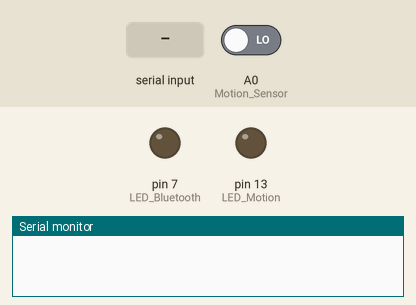
The sketch below on a simulated Arduino Uno, built with avr-gcc and run on an emulated ATmega328P. Shown: output pins drawn as LEDs (lit = HIGH), the last lines printed to the serial monitor. Inputs (shaded band) come from the test bench; at power-on: A0 (Motion_Sensor) LOW.

Above: at 1.2 s.
1.3 s: "1" received over Serial
At 2.5 s:
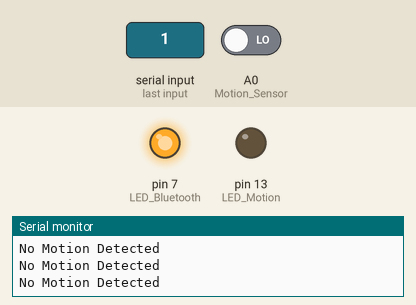
2.8 s: A0 (Motion_Sensor) driven HIGH
At 3.9 s:
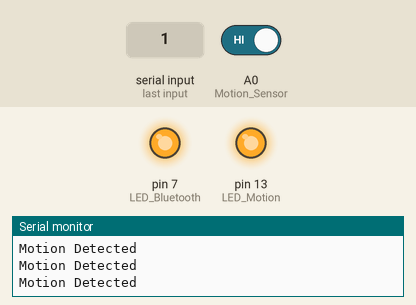
4.3 s: "0" received over Serial
At 5.0 s:
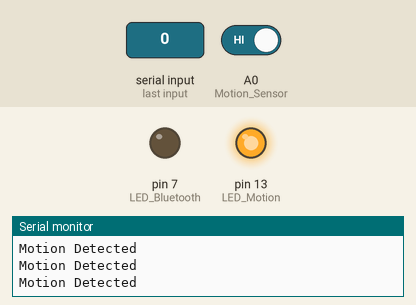
Timing chart, 0 to 7.3 s (numbered marks = the images above; inputs shaded):
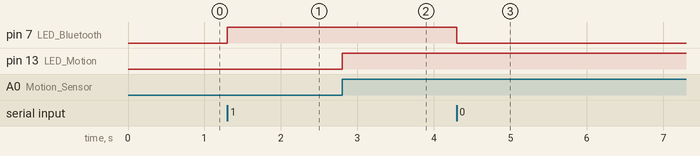

The sketch:

Midterm_Final_Program.ino
```cpp
int LED_Bluetooth = 7; // led pin
int info = 0;  // variable for the information comming from the bluetooth module

int LED_Motion = 13;                // choose the pin for the LED
int Motion_Sensor = A0;               // choose the input pin (for PIR sensor)

void setup() {
  Serial.begin(9600); // making serial connection
  pinMode(LED_Bluetooth, OUTPUT);    // defining LED pin
  digitalWrite(LED_Bluetooth, LOW);  // once the programm starts, it's going to turn of the led, as it can be missleading.

  pinMode(LED_Motion, OUTPUT);      // declare LED as output
  pinMode(Motion_Sensor, INPUT);     // declare sensor as input
}

void loop() {
  if(Serial.available() > 0){  // if there is any information comming from the serial lines...
    info = Serial.read();  // ...than store it into the "info" variable
  }
  if(info == '1'){                // if it gets the number 1(stored in the info variable...
    digitalWrite(LED_Bluetooth, HIGH);    // it's gonna turn the blutooth led on

    if(digitalRead(Motion_Sensor) == HIGH) {    // read input value
      digitalWrite(LED_Motion, HIGH); // turn LED ON
      Serial.println("Motion Detected");
      delay(500);
    } else {
      digitalWrite(LED_Motion, LOW);
      Serial.println("No Motion Detected");
      delay(500);
  }
 }
  else if(info == '0'){
    digitalWrite(LED_Bluetooth, LOW);      //else, it's going to turn it off
  }
}
```

Measured:
- after the input at 1.3 s, pin 7 (LED_Bluetooth): LOW → HIGH at once
- after the input at 2.8 s, pin 13 (LED_Motion): LOW → HIGH at once
- after the input at 4.3 s, pin 7 (LED_Bluetooth): HIGH → LOW at once
